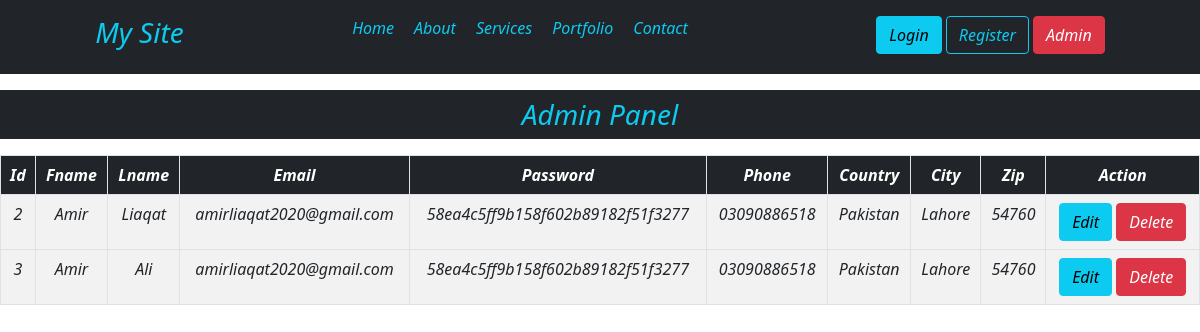
The app's page /admin.php with its own data.
### tables this page shows
CREATE TABLE `users` (
  `ID` bigint(255) NOT NULL,
  `fname` varchar(255) NOT NULL,
  `lname` varchar(255) NOT NULL,
  `email` varchar(255) NOT NULL,
  `password` varchar(255) NOT NULL,
  `phone` varchar(255) NOT NULL,
  `country` varchar(255) NOT NULL,
  `city` varchar(255) NOT NULL,
  `zip` varchar(255) NOT NULL
);

### admin.php (the view, shortened to what this page needs)
<html lang="en">
<head>
    <link rel="stylesheet" href="css/style.css">
    <link href="https://cdn.jsdelivr.net/npm/bootstrap@5.0.2/dist/css/bootstrap.min.css" rel="stylesheet">
</head>
<body>
    <?php require_once 'header.php'; ?>
    <h3 class="bg-dark text-info text-center p-2 my-3">Admin Panel</h3>
    <table class="table table-bordered table-hover table-striped text-center">
        <thead class="bg-dark text-white">
            <tr>
                <th>Id</th>
                <th>Fname</th>
                <th>Lname</th>
                <th>Email</th>
                <th>Password</th>
                <th>Phone</th>
                <th>Country</th>
                <th>City</th>
                <th>Zip</th>
                <th>Action</th>
            </tr>
        </thead>
        <?php
            require_once 'config.php';
            $select_data = "SELECT * FROM `users`";
            $select_data_query = mysqli_query($conn, $select_data) or die('Query Failed');
            if(mysqli_num_rows($select_data_query) > 0) {
                while($row = mysqli_fetch_assoc($select_data_query)) {
        ?>
        <tbody>
            <tr>
                <td><?php echo $row['ID']; ?></td>
                <td><?php echo $row['fname']; ?></td>
                <td><?php echo $row['lname']; ?></td>
                <td><?php echo $row['email']; ?></td>
                <td><?php echo $row['password']; ?></td>
                <td><?php echo $row['phone']; ?></td>
                <td><?php echo $row['country']; ?></td>
                <td><?php echo $row['city']; ?></td>
                <td><?php echo $row['zip']; ?></td>
                <td>
                    <a class="btn btn-info" href="register.php?id=<?php echo $row['ID']; ?>" role="button">Edit</a>
                    <a class="btn btn-danger" href="delete.php?id=<?php echo $row['ID']; ?>" role="button">Delete</a>
                </td>
            </tr>
        </tbody>
        <?php
                }
            }
        ?>
    </table>
</body>
</html>

### header.php (shortened to what this page needs)
<html lang="en">
<head>
    <link rel="stylesheet" href="css/style.css">
    <link href="https://cdn.jsdelivr.net/npm/bootstrap@5.0.2/dist/css/bootstrap.min.css" rel="stylesheet">
</head>
<body>
    <div class="site-header bg-dark text-info p-3">
        <div class="brand">
            <h3 class="text-info">My Site</h3>
        </div>
        <nav>
            <ul class="list-unstyled float-start">
                <li><a href="http://localhost/attractive-login-register-form/login.php">Home</a></li>
                <li><a href="#">About</a></li>
                <li><a href="#">Services</a></li>
                <li><a href="#">Portfolio</a></li>
                <li><a href="#">Contact</a></li>
            </ul>
        </nav>
        <div class="site-btns">
            <a class="btn btn-info" href="login.php" role="button">Login</a>
            <a class="btn btn-outline-info" href="register.php" role="button">Register</a>
            <a class="btn btn-danger" href="admin.php" role="button">Admin</a>
        </div>
    </div>
</body>
</html>

### css/style.css (style rules this page uses)
body, .btn, .form-btn, table { font-style: italic; }
a { text-decoration: none; }
ul li { float: left; }
ul li a { color: #0dcaf0; float: left; text-decoration: none; padding: 0 10px; }
.site-header { display: flex; justify-content: space-around; }

### records on screen
users: ID "2", fname "Amir", lname "Liaqat", email "amirliaqat2020@gmail.com", password "58ea4c5ff9b158f602b89182f51f3277", phone "03090886518", country "Pakistan", city "Lahore", zip "54760"
users: ID "3", fname "Amir", lname "Ali", email "amirliaqat2020@gmail.com", password "58ea4c5ff9b158f602b89182f51f3277", phone "03090886518", country "Pakistan", city "Lahore", zip "54760"
